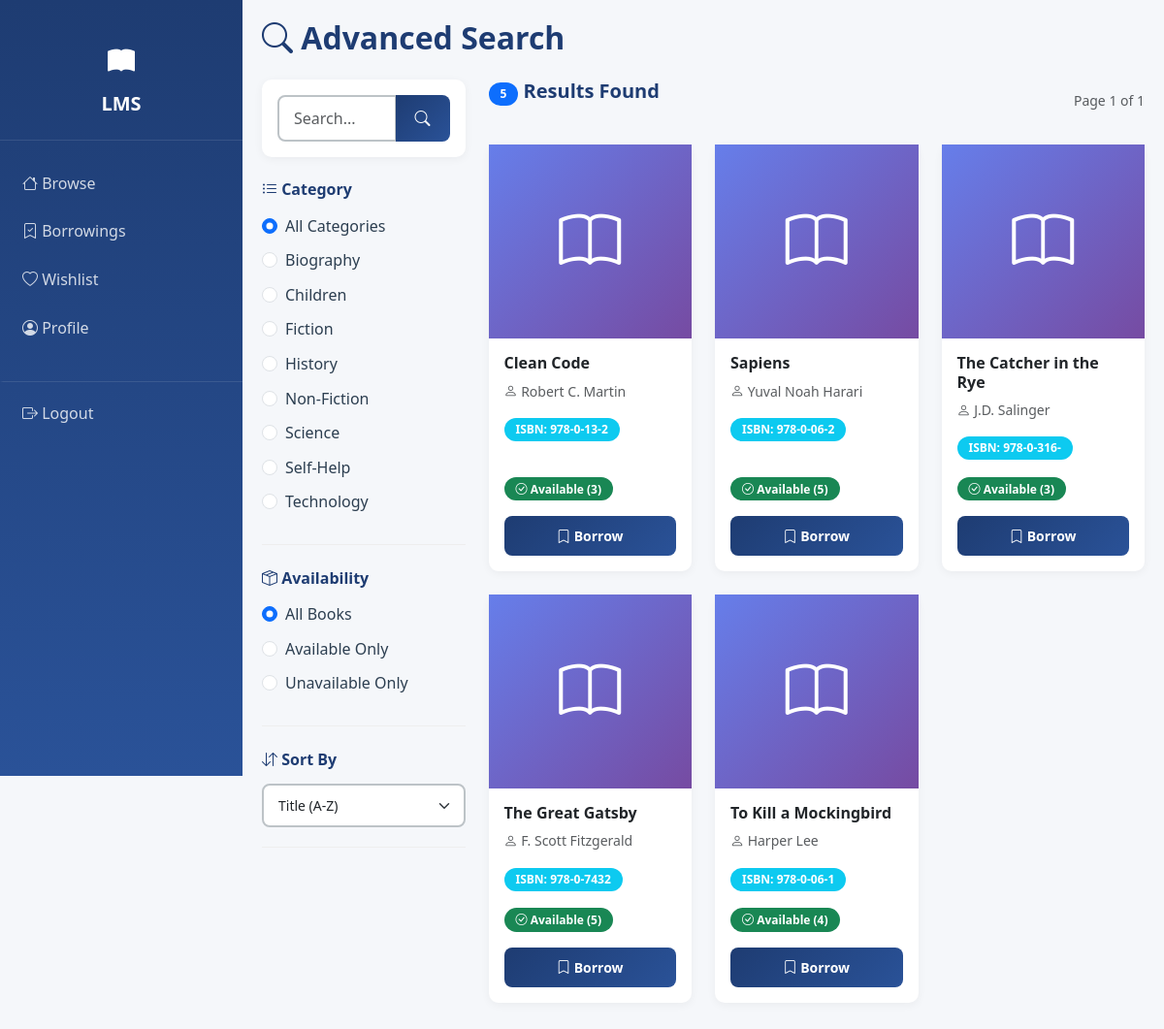
The page /user/advanced_search.php (signed in) on the database its author committed.
### tables this page shows
CREATE TABLE IF NOT EXISTS categories (
    id INT PRIMARY KEY AUTO_INCREMENT,
    name VARCHAR(100) UNIQUE NOT NULL,
    description TEXT,
    is_active BOOLEAN DEFAULT TRUE,
    created_at TIMESTAMP DEFAULT CURRENT_TIMESTAMP,
    updated_at TIMESTAMP DEFAULT CURRENT_TIMESTAMP ON UPDATE CURRENT_TIMESTAMP,
    INDEX idx_name (name),
    INDEX idx_is_active (is_active)
);

CREATE TABLE IF NOT EXISTS books (
    id INT PRIMARY KEY AUTO_INCREMENT,
    title VARCHAR(255) NOT NULL,
    author VARCHAR(100) NOT NULL,
    isbn VARCHAR(20) UNIQUE NOT NULL,
    category_id INT NOT NULL,
    description TEXT,
    publisher VARCHAR(100),
    publication_date DATE,
    pages INT,
    language VARCHAR(30) DEFAULT 'English',
    total_copies INT DEFAULT 1,
    available_copies INT DEFAULT 1,
    cover_image VARCHAR(255),
    is_active BOOLEAN DEFAULT TRUE,
    created_at TIMESTAMP DEFAULT CURRENT_TIMESTAMP,
    updated_at TIMESTAMP DEFAULT CURRENT_TIMESTAMP ON UPDATE CURRENT_TIMESTAMP,
    FOREIGN KEY (category_id) REFERENCES categories(id) ON DELETE RESTRICT,
    INDEX idx_title (title),
    INDEX idx_author (author),
    INDEX idx_isbn (isbn),
    INDEX idx_category_id (category_id),
    INDEX idx_is_active (is_active),
    FULLTEXT INDEX ft_title_author (title, author)
);

### includes/auth.php (called while the page is built, shortened)
<?php
function sanitizeInput($input) {
    $input = trim($input);
    $input = stripslashes($input);
    $input = htmlspecialchars($input, ENT_QUOTES, 'UTF-8');
    return $input;
}
?>

### config/database.php (called while the page is built, shortened)
<?php
function executeQuery($conn, $query, $types = "", $params = []) {
    try {
        $stmt = $conn->prepare($query);
        if (!empty($params) && !empty($types)) {
            $stmt->bind_param($types, ...$params);
        }
        if (!$stmt->execute()) {
            throw new Exception("Execute failed: " . $stmt->error);
        }
        return $stmt;
    } catch (Exception $e) {
        error_log("Query execution error: " . $e->getMessage(), 3, __DIR__ . "/../logs/error.log");
        return null;
    }
}
function getRow($conn, $query, $types = "", $params = []) {
    $stmt = executeQuery($conn, $query, $types, $params);
    if ($stmt) {
        $result = $stmt->get_result();
        $row = $result->fetch_assoc();
        return $row;
    }
    return null;
}
function getRows($conn, $query, $types = "", $params = []) {
    $stmt = executeQuery($conn, $query, $types, $params);
    if ($stmt) {
        $result = $stmt->get_result();
        $rows = $result->fetch_all(MYSQLI_ASSOC);
        return $rows;
    }
    return [];
}
?>

### user/advanced_search.php (the view, shortened to what this page needs)
<?php
require_once '../config/database.php';
require_once '../includes/auth.php';
$search_query = sanitizeInput($_GET['q'] ?? '');
$category_id = intval($_GET['category'] ?? 0);
$sort_by = sanitizeInput($_GET['sort'] ?? 'title');
$availability = sanitizeInput($_GET['availability'] ?? 'all');
$page = max(1, intval($_GET['page'] ?? 1));
$per_page = 12;
$offset = ($page - 1) * $per_page;
$sql = "SELECT * FROM books WHERE is_active = 1";
$types = "";
$params = [];
$sort_map = [
    'title' => 'title ASC',
    'title_desc' => 'title DESC',
    'newest' => 'created_at DESC',
    'oldest' => 'created_at ASC',
];
$sort_order = $sort_map[$sort_by] ?? 'title ASC';
$sql .= " ORDER BY {$sort_order}";
$count_result = getRow($conn,
    preg_replace('/SELECT \*/', 'SELECT COUNT(*) as total', $sql),
    $types, $params);
$total_books = $count_result['total'] ?? 0;
$total_pages = ceil($total_books / $per_page);
$sql .= " LIMIT ? OFFSET ?";
$types .= "ii";
$params[] = $per_page;
$params[] = $offset;
$books = getRows($conn, $sql, $types, $params);
$categories = getRows($conn, "SELECT * FROM categories ORDER BY name");
?>
<!DOCTYPE html>
<html lang="en">
<head>
    <link href="https://cdn.jsdelivr.net/npm/bootstrap@5.3.0/dist/css/bootstrap.min.css" rel="stylesheet">
    <link href="https://cdn.jsdelivr.net/npm/bootstrap-icons@1.11.0/font/bootstrap-icons.css" rel="stylesheet">
    <link rel="stylesheet" href="../assets/css/style.css">
    <link rel="stylesheet" href="../assets/css/dashboard.css">
</head>
<body>
    <div class="sidebar">
        <div class="sidebar-header">
            <i class="bi bi-book-fill" style="font-size: 28px; margin-bottom: 10px; display: block;"></i>
            <h5>LMS</h5>
        </div>
        <nav class="sidebar-nav">
            <a href="dashboard.php" class="nav-link">
                <i class="bi bi-house"></i> Browse
            </a>
            <a href="my_borrowings.php" class="nav-link">
                <i class="bi bi-bookmark-check"></i> Borrowings
            </a>
            <a href="wishlist.php" class="nav-link">
                <i class="bi bi-heart"></i> Wishlist
            </a>
            <a href="profile.php" class="nav-link">
                <i class="bi bi-person-circle"></i> Profile
            </a>
            <a href="../includes/logout.php" class="nav-link" style="color: rgba(255, 255, 255, 0.6); margin-top: 30px; border-top: 1px solid rgba(255, 255, 255, 0.1); padding-top: 20px;">
                <i class="bi bi-box-arrow-right"></i> Logout
            </a>
        </nav>
    </div>
    <div class="main-content">
        <h2 class="mb-4"><i class="bi bi-search"></i> Advanced Search</h2>
        <div class="row">
            <div class="col-lg-3 mb-4">
                <div class="search-sidebar">
                    <div class="card mb-4">
                        <div class="card-body">
                            <form method="GET" class="mb-0">
                                <div class="input-group">
                                    <input type="text" class="form-control" name="q" placeholder="Search..." value="<?php echo htmlspecialchars($search_query); ?>">
                                    <button class="btn btn-primary" type="submit">
                                        <i class="bi bi-search"></i>
                                    </button>
                                </div>
                            </form>
                        </div>
                    </div>
                    <form method="GET" id="filterForm">
                        <div class="filter-section">
                            <h6><i class="bi bi-list-ul"></i> Category</h6>
                            <div class="form-check">
                                <input class="form-check-input" type="radio" name="category" id="cat_all" value="0" <?php echo $category_id === 0 ? 'checked' : ''; ?> onchange="document.getElementById('filterForm').submit();">
                                <label class="form-check-label" for="cat_all">All Categories</label>
                            </div>
                            <?php foreach ($categories as $cat): ?>
                                <div class="form-check">
                                    <input class="form-check-input" type="radio" name="category" id="cat_<?php echo $cat['id']; ?>" value="<?php echo $cat['id']; ?>" <?php echo $category_id === $cat['id'] ? 'checked' : ''; ?> onchange="document.getElementById('filterForm').submit();">
                                    <label class="form-check-label" for="cat_<?php echo $cat['id']; ?>">
                                        <?php echo htmlspecialchars($cat['name']); ?>
                                    </label>
                                </div>
                            <?php endforeach; ?>
                        </div>
                        <div class="filter-section">
                            <h6><i class="bi bi-box-seam"></i> Availability</h6>
                            <div class="form-check">
                                <input class="form-check-input" type="radio" name="availability" id="avail_all" value="all" <?php echo $availability === 'all' ? 'checked' : ''; ?> onchange="document.getElementById('filterForm').submit();">
                                <label class="form-check-label" for="avail_all">All Books</label>
                            </div>
                            <div class="form-check">
                                <input class="form-check-input" type="radio" name="availability" id="avail_available" value="available" <?php echo $availability === 'available' ? 'checked' : ''; ?> onchange="document.getElementById('filterForm').submit();">
                                <label class="form-check-label" for="avail_available">Available Only</label>
                            </div>
                            <div class="form-check">
                                <input class="form-check-input" type="radio" name="availability" id="avail_unavailable" value="unavailable" <?php echo $availability === 'unavailable' ? 'checked' : ''; ?> onchange="document.getElementById('filterForm').submit();">
                                <label class="form-check-label" for="avail_unavailable">Unavailable Only</label>
                            </div>
                        </div>
                        <div class="filter-section">
                            <h6><i class="bi bi-arrow-down-up"></i> Sort By</h6>
                            <select class="form-select form-select-sm" name="sort" onchange="document.getElementById('filterForm').submit();">
                                <option value="title" <?php echo $sort_by === 'title' ? 'selected' : ''; ?>>Title (A-Z)</option>
                            </select>
                        </div>
                    </form>
                </div>
            </div>
            <div class="col-lg-9">
                <div class="d-flex justify-content-between align-items-center mb-4">
                    <h5>
                        <span class="badge bg-primary"><?php echo $total_books; ?></span>
                        Results Found
                    </h5>
                    <small class="text-muted">
                        Page <?php echo $page; ?> of <?php echo max(1, $total_pages); ?>
                    </small>
                </div>
                <?php if (!empty($books)): ?>
                    <div class="row g-4 mb-4">
                        <?php foreach ($books as $book): ?>
                            <div class="col-md-6 col-lg-4">
                                <div class="card book-card h-100">
                                    <div style="height: 200px; background: linear-gradient(135deg, #667eea 0%, #764ba2 100%); display: flex; align-items: center; justify-content: center; color: white;">
                                        <i class="bi bi-book" style="font-size: 64px;"></i>
                                    </div>
                                    <div class="card-body d-flex flex-column">
                                        <h6 class="card-title"><?php echo htmlspecialchars(substr($book['title'], 0, 30)); ?></h6>
                                        <p class="card-text small text-muted">
                                            <i class="bi bi-person"></i> <?php echo htmlspecialchars(substr($book['author'], 0, 25)); ?>
                                        </p>
                                        <p class="card-text small">
                                            <span class="badge bg-info">ISBN: <?php echo htmlspecialchars(substr($book['isbn'], 0, 10)); ?></span>
                                        </p>
                                        <div class="mt-auto">
                                            <?php if ($book['total_copies'] > 0): ?>
                                                <span class="badge bg-success mb-2" style="display: inline-block;">
                                                    <i class="bi bi-check-circle"></i> Available (<?php echo $book['total_copies']; ?>)
                                                </span>
                                            <?php else: ?>
                                                <span class="badge bg-danger mb-2" style="display: inline-block;">
                                                    <i class="bi bi-x-circle"></i> Out of Stock
                                                </span>
                                            <?php endif; ?>
                                            <br>
                                            <button class="btn btn-sm btn-primary w-100 mt-2" onclick="borrowBook(<?php echo $book['id']; ?>)" <?php echo $book['total_copies'] === 0 ? 'disabled' : ''; ?>>
                                                <i class="bi bi-bookmark"></i> Borrow
                                            </button>
                                        </div>
                                    </div>
                                </div>
                            </div>
                        <?php endforeach; ?>
                    </div>
                <?php endif; ?>
            </div>
        </div>
    </div>
</body>
</html>

### assets/css/style.css (style rules this page uses)
:root { --primary-color: #1e3c72; --secondary-color: #2a5298; --accent-color: #f39c12; --success-color: #27ae60; --danger-color: #e74c3c; --warning-color: #f39c12; --info-color: #3498db; --light-bg: #ecf0f1; --dark-text: #2c3e50; --border-color: #bdc3c7; }
* { margin: 0; padding: 0; box-sizing: border-box; }
html, body { height: 100%; }
body { font-family: 'Segoe UI', Tahoma, Geneva, Verdana, sans-serif; color: var(--dark-text); background-color: #f5f7fa; line-height: 1.6; }
h1, h2, h3, h4, h5, h6 { font-weight: 700; color: var(--primary-color); margin-bottom: 1rem; }
p { margin-bottom: 1rem; color: #555; }
a { color: var(--primary-color); text-decoration: none; transition: all 0.3s ease; }
.btn { font-weight: 600; border-radius: 8px; padding: 10px 20px; transition: all 0.3s ease; border: none; cursor: pointer; }
.btn-primary { background: linear-gradient(135deg, var(--primary-color) 0%, var(--secondary-color) 100%); color: white; }
.card { border: none; border-radius: 10px; box-shadow: 0 2px 10px rgba(0, 0, 0, 0.05); transition: all 0.3s ease; }
.form-control, .form-select { border: 2px solid var(--border-color); border-radius: 8px; padding: 10px 15px; transition: all 0.3s ease; }
.badge { padding: 6px 12px; border-radius: 20px; font-weight: 600; font-size: 12px; }
.nav-link { color: rgba(255, 255, 255, 0.8) !important; transition: all 0.3s ease; font-weight: 500; }

### assets/css/dashboard.css (style rules this page uses)
.sidebar { width: 250px; background: linear-gradient(180deg, var(--primary-color) 0%, var(--secondary-color) 100%); color: white; padding: 20px 0; position: fixed; height: 100vh; overflow-y: auto; z-index: 1000; }
.sidebar-header { padding: 20px; text-align: center; border-bottom: 1px solid rgba(255, 255, 255, 0.1); }
.sidebar-header h5 { color: white; margin-bottom: 5px; }
.sidebar-nav { padding: 20px 0; }
.nav-link { display: block; padding: 12px 20px; color: rgba(255, 255, 255, 0.8); transition: all 0.3s ease; border-left: 3px solid transparent; text-decoration: none; }
.main-content { margin-left: 250px; flex: 1; padding: 20px; background-color: #f5f7fa; }

### user/advanced_search.php (style rules this page uses)
.search-sidebar { position: sticky; top: 20px; }
.filter-section { margin-bottom: 25px; padding-bottom: 20px; border-bottom: 1px solid #eee; }
.filter-section h6 { font-weight: 600; margin-bottom: 15px; color: var(--primary-color); }
.form-check-label { cursor: pointer; margin-bottom: 8px; }
.book-card { transition: all 0.3s ease; height: 100%; }

### rows shown on the page
categories: category "☐ Biography", name "Biography"
categories: category "☐ Children", name "Children"
categories: category "☐ Fiction", name "Fiction"
categories: category "☐ History", name "History"
categories: category "☐ Non-Fiction", name "Non-Fiction"
categories: category "☐ Science", name "Science"
categories: category "☐ Self-Help", name "Self-Help"
categories: category "☐ Technology", name "Technology"
books: title "Clean Code", author "Robert C. Martin", isbn "978-0-13-2", total_copies "3"
books: title "Sapiens", author "Yuval Noah Harari", isbn "978-0-06-2", total_copies "5"
books: title "The Catcher in the Rye", author "J.D. Salinger", isbn "978-0-316-", total_copies "3"
books: title "The Great Gatsby", author "F. Scott Fitzgerald", isbn "978-0-7432", total_copies "5"
books: title "To Kill a Mockingbird", author "Harper Lee", isbn "978-0-06-1", total_copies "4"

### other values the page prints
$total_books "5"
$page "1"
max(1, $total_pages) "1"
